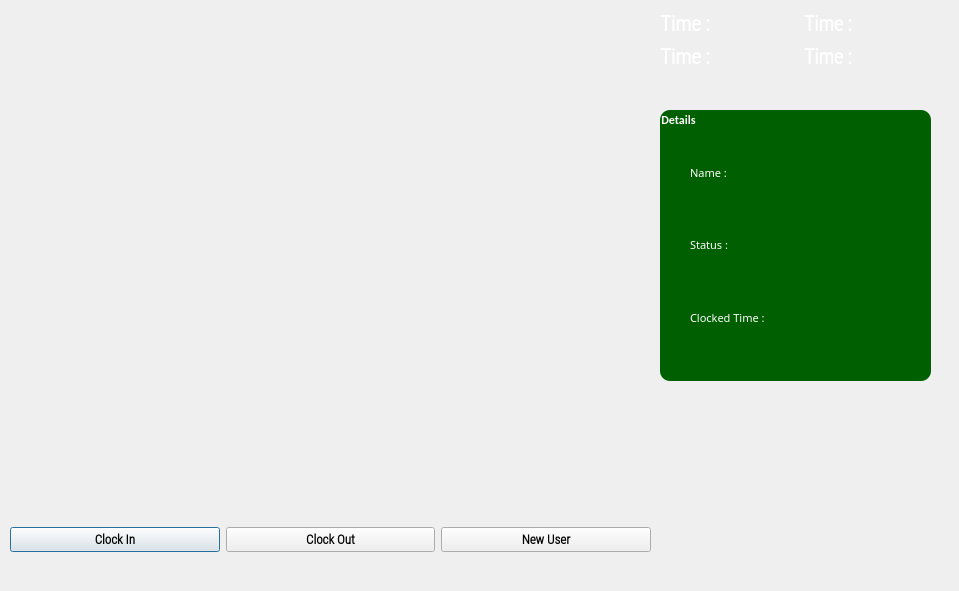
<?xml version="1.0" encoding="UTF-8"?>
<ui version="4.0">
 <class>OutputDialog</class>
 <widget class="QDialog" name="OutputDialog">
  <property name="geometry">
   <rect>
    <x>0</x>
    <y>0</y>
    <width>959</width>
    <height>591</height>
   </rect>
  </property>
  <property name="minimumSize">
   <size>
    <width>0</width>
    <height>0</height>
   </size>
  </property>
  <property name="maximumSize">
   <size>
    <width>1280</width>
    <height>720</height>
   </size>
  </property>
  <property name="font">
   <font>
    <family>Calibri</family>
    <weight>75</weight>
    <bold>true</bold>
   </font>
  </property>
  <property name="windowTitle">
   <string>Face Recognition Attendance App</string>
  </property>
  <property name="windowIcon">
   <iconset resource="resource.qrc">
    <normaloff>:/icon/icon.png</normaloff>:/icon/icon.png</iconset>
  </property>
  <widget class="QLabel" name="imgLabel">
   <property name="geometry">
    <rect>
     <x>10</x>
     <y>10</y>
     <width>640</width>
     <height>480</height>
    </rect>
   </property>
   <property name="minimumSize">
    <size>
     <width>4</width>
     <height>0</height>
    </size>
   </property>
   <property name="maximumSize">
    <size>
     <width>640</width>
     <height>480</height>
    </size>
   </property>
   <property name="text">
    <string/>
   </property>
  </widget>
  <widget class="QWidget" name="horizontalLayoutWidget">
   <property name="geometry">
    <rect>
     <x>10</x>
     <y>500</y>
     <width>641</width>
     <height>80</height>
    </rect>
   </property>
   <layout class="QHBoxLayout" name="horizontalLayout">
    <item>
     <widget class="QPushButton" name="ClockInButton">
      <property name="font">
       <font>
        <family>Roboto Condensed Light</family>
        <pointsize>10</pointsize>
        <weight>75</weight>
        <bold>true</bold>
       </font>
      </property>
      <property name="text">
       <string>Clock In</string>
      </property>
      <property name="checkable">
       <bool>true</bool>
      </property>
     </widget>
    </item>
    <item>
     <widget class="QPushButton" name="ClockOutButton">
      <property name="font">
       <font>
        <family>Roboto Condensed Light</family>
        <pointsize>10</pointsize>
        <weight>75</weight>
        <bold>true</bold>
       </font>
      </property>
      <property name="text">
       <string>Clock Out</string>
      </property>
      <property name="checkable">
       <bool>true</bool>
      </property>
     </widget>
    </item>
    <item>
     <widget class="QPushButton" name="addUserButton">
      <property name="font">
       <font>
        <family>Roboto Condensed Light</family>
        <pointsize>10</pointsize>
        <weight>75</weight>
        <bold>true</bold>
       </font>
      </property>
      <property name="text">
       <string>New User</string>
      </property>
      <property name="checkable">
       <bool>true</bool>
      </property>
     </widget>
    </item>
   </layout>
  </widget>
  <widget class="QWidget" name="gridLayoutWidget">
   <property name="geometry">
    <rect>
     <x>660</x>
     <y>10</y>
     <width>281</width>
     <height>61</height>
    </rect>
   </property>
   <layout class="QGridLayout" name="gridLayout_2">
    <item row="0" column="0">
     <widget class="QLabel" name="label">
      <property name="font">
       <font>
        <family>Roboto Condensed Light</family>
        <pointsize>16</pointsize>
        <weight>75</weight>
        <bold>true</bold>
       </font>
      </property>
      <property name="text">
       <string>&lt;html&gt;&lt;head/&gt;&lt;body&gt;&lt;p&gt;&lt;span style=&quot; color:#ffffff;&quot;&gt;Time :&lt;/span&gt;&lt;/p&gt;&lt;/body&gt;&lt;/html&gt;</string>
      </property>
     </widget>
    </item>
    <item row="0" column="1">
     <widget class="QLabel" name="Date_Label">
      <property name="font">
       <font>
        <family>Roboto Condensed Light</family>
        <pointsize>15</pointsize>
        <weight>75</weight>
        <bold>true</bold>
       </font>
      </property>
      <property name="text">
       <string>&lt;html&gt;&lt;head/&gt;&lt;body&gt;&lt;p&gt;&lt;span style=&quot; color:#ffffff;&quot;&gt;Time :&lt;/span&gt;&lt;/p&gt;&lt;/body&gt;&lt;/html&gt;</string>
      </property>
     </widget>
    </item>
    <item row="1" column="0">
     <widget class="QLabel" name="label_2">
      <property name="font">
       <font>
        <family>Roboto Condensed Light</family>
        <pointsize>16</pointsize>
        <weight>75</weight>
        <bold>true</bold>
       </font>
      </property>
      <property name="text">
       <string>&lt;html&gt;&lt;head/&gt;&lt;body&gt;&lt;p&gt;&lt;span style=&quot; color:#ffffff;&quot;&gt;Time :&lt;/span&gt;&lt;/p&gt;&lt;/body&gt;&lt;/html&gt;</string>
      </property>
     </widget>
    </item>
    <item row="1" column="1">
     <widget class="QLabel" name="Time_Label">
      <property name="font">
       <font>
        <family>Roboto Condensed Light</family>
        <pointsize>15</pointsize>
        <weight>75</weight>
        <bold>true</bold>
       </font>
      </property>
      <property name="text">
       <string>&lt;html&gt;&lt;head/&gt;&lt;body&gt;&lt;p&gt;&lt;span style=&quot; color:#ffffff;&quot;&gt;Time :&lt;/span&gt;&lt;/p&gt;&lt;/body&gt;&lt;/html&gt;</string>
      </property>
     </widget>
    </item>
   </layout>
  </widget>
  <widget class="QGroupBox" name="groupBox">
   <property name="geometry">
    <rect>
     <x>660</x>
     <y>110</y>
     <width>271</width>
     <height>271</height>
    </rect>
   </property>
   <property name="styleSheet">
    <string notr="true">font: 8pt &quot;Stencil&quot;;
color: white;
border-radius: 10px;
background-color: rgb(0, 95, 0);
border-color: 2px rgb(0, 0, 0);</string>
   </property>
   <property name="title">
    <string>Details</string>
   </property>
   <widget class="QWidget" name="verticalLayoutWidget">
    <property name="geometry">
     <rect>
      <x>30</x>
      <y>30</y>
      <width>114</width>
      <height>211</height>
     </rect>
    </property>
    <layout class="QVBoxLayout" name="verticalLayout">
     <item>
      <widget class="QLabel" name="label_3">
       <property name="font">
        <font>
         <family>Stencil</family>
         <pointsize>8</pointsize>
         <weight>50</weight>
         <italic>false</italic>
         <bold>false</bold>
        </font>
       </property>
       <property name="text">
        <string>&lt;html&gt;&lt;head/&gt;&lt;body&gt;&lt;p&gt;&lt;span style=&quot; color:#ffffff;&quot;&gt;Name : &lt;/span&gt;&lt;/p&gt;&lt;/body&gt;&lt;/html&gt;</string>
       </property>
      </widget>
     </item>
     <item>
      <widget class="QLabel" name="label_4">
       <property name="font">
        <font>
         <family>Stencil</family>
         <pointsize>8</pointsize>
         <weight>50</weight>
         <italic>false</italic>
         <bold>false</bold>
        </font>
       </property>
       <property name="text">
        <string>&lt;html&gt;&lt;head/&gt;&lt;body&gt;&lt;p&gt;&lt;span style=&quot; color:#ffffff;&quot;&gt;Status :&lt;/span&gt;&lt;/p&gt;&lt;/body&gt;&lt;/html&gt;</string>
       </property>
      </widget>
     </item>
     <item>
      <widget class="QLabel" name="label_5">
       <property name="font">
        <font>
         <family>Stencil</family>
         <pointsize>8</pointsize>
         <weight>50</weight>
         <italic>false</italic>
         <bold>false</bold>
        </font>
       </property>
       <property name="text">
        <string>&lt;html&gt;&lt;head/&gt;&lt;body&gt;&lt;p&gt;&lt;span style=&quot; color:#ffffff;&quot;&gt;Clocked Time : &lt;/span&gt;&lt;/p&gt;&lt;/body&gt;&lt;/html&gt;</string>
       </property>
       <property name="wordWrap">
        <bool>false</bool>
       </property>
      </widget>
     </item>
    </layout>
   </widget>
   <widget class="QWidget" name="verticalLayoutWidget_2">
    <property name="geometry">
     <rect>
      <x>120</x>
      <y>30</y>
      <width>131</width>
      <height>211</height>
     </rect>
    </property>
    <layout class="QVBoxLayout" name="verticalLayout_2">
     <item>
      <widget class="QLabel" name="NameLabel">
       <property name="font">
        <font>
         <family>Stencil</family>
         <pointsize>8</pointsize>
         <weight>50</weight>
         <italic>false</italic>
         <bold>false</bold>
        </font>
       </property>
       <property name="text">
        <string/>
       </property>
      </widget>
     </item>
     <item>
      <widget class="QLabel" name="StatusLabel">
       <property name="font">
        <font>
         <family>Stencil</family>
         <pointsize>8</pointsize>
         <weight>50</weight>
         <italic>false</italic>
         <bold>false</bold>
        </font>
       </property>
       <property name="text">
        <string/>
       </property>
      </widget>
     </item>
     <item>
      <layout class="QHBoxLayout" name="horizontalLayout_2">
       <item>
        <widget class="QLabel" name="HoursLabel">
         <property name="font">
          <font>
           <family>Stencil</family>
           <pointsize>8</pointsize>
           <weight>50</weight>
           <italic>false</italic>
           <bold>false</bold>
          </font>
         </property>
         <property name="text">
          <string/>
         </property>
        </widget>
       </item>
       <item>
        <widget class="QLabel" name="MinLabel">
         <property name="font">
          <font>
           <family>Stencil</family>
           <pointsize>8</pointsize>
           <weight>50</weight>
           <italic>false</italic>
           <bold>false</bold>
          </font>
         </property>
         <property name="text">
          <string/>
         </property>
        </widget>
       </item>
      </layout>
     </item>
    </layout>
   </widget>
  </widget>
  <widget class="QLabel" name="label_6">
   <property name="enabled">
    <bool>true</bool>
   </property>
   <property name="geometry">
    <rect>
     <x>0</x>
     <y>0</y>
     <width>961</width>
     <height>591</height>
    </rect>
   </property>
   <property name="text">
    <string/>
   </property>
   <property name="pixmap">
    <pixmap>bg.jpg</pixmap>
   </property>
   <property name="wordWrap">
    <bool>false</bool>
   </property>
  </widget>
  <zorder>label_6</zorder>
  <zorder>imgLabel</zorder>
  <zorder>horizontalLayoutWidget</zorder>
  <zorder>gridLayoutWidget</zorder>
  <zorder>groupBox</zorder>
 </widget>
 <resources>
  <include location="resource.qrc"/>
 </resources>
 <connections/>
</ui>
